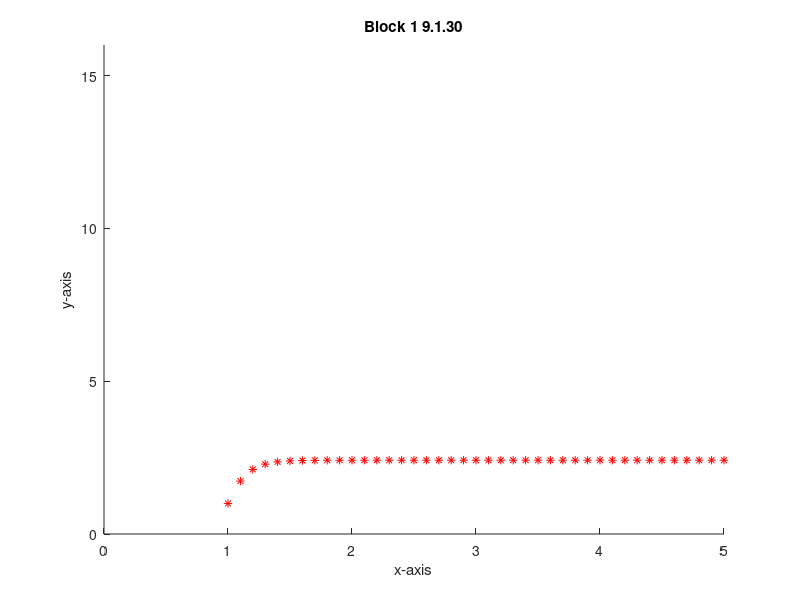

Source code (MATLAB):
%Show that {a_n} is increasing and has an upper bound, conclude that
%the sequence converges and find its limit.
%Let a_1 = 1 and a_n+1 = sqrt(1+2a_n) (n = 1,2,3,...)

i=1; %set startvalue of loop
a=0; %set startvalue of a
axis([0 5 0 16]) %set zoomlevel
hold on
while i < 15 %loop enough times so upper bound is visible
    a = sqrt(1+(a*2));
    plot(i,a, "r*") %set points in graph
    %fprintf("Loop %f: %f\n", i, a)
    i=i+0.1; %increase with each loop i 
end
hold off
xlabel('x-axis')
ylabel('y-axis')
title('Block 1 9.1.30')
fprintf("final value of a is %f\n", a)
%While the upper bound goes to 3, the value of y does not exceed 2.4142